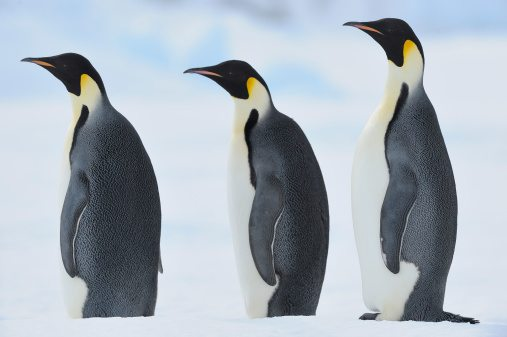
#> input picture Detect Penguin/input.jpg, 507 x 337 px
$ jupyter execute 'Penguin Selector.ipynb'
#> lines starting #> are read from the running program, lines starting #| are printed output that depends on the picture; after the words box and inside, x2 and y2 are one past the last pixel; in counts of white or black regions, pixels touching at a corner belong together
[cell 1]
import cv2
import numpy as np
#import matplotlib as plt
import matplotlib.pyplot as plt

[cell 2]
image = cv2.imread('input.jpg', cv2.IMREAD_GRAYSCALE)
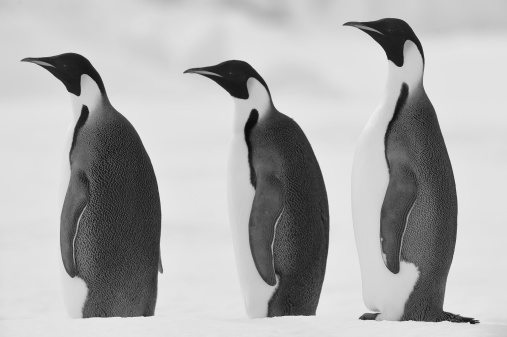
#> image: shape (337, 507); min 5, max 247, mean 175
plt.imshow(image, cmap='gray')

[cell 3]
image1 = 255 - image
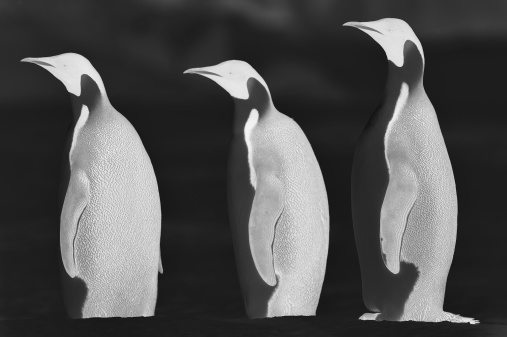
#> image1: shape (337, 507); min 8, max 250, mean 80
plt.imshow(image1, cmap='gray')

[cell 4]
_,thresh1 = cv2.threshold(image1,100,255,cv2.THRESH_BINARY)
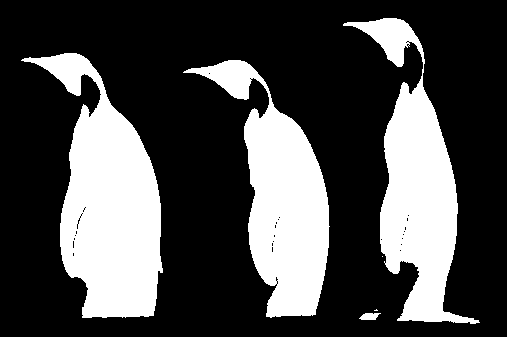
#> thresh1: shape (337, 507); 28.8% white; 6 white regions (2 under 20 px)
plt.imshow(thresh1, cmap='gray')

[cell 5]
contours, _ = cv2.findContours(thresh1, cv2.RETR_EXTERNAL, cv2.CHAIN_APPROX_SIMPLE)
#> contours = 6 contours, 2 with area under 20; largest, box (x1, y1, x2, y2) and area: (21, 53, 163, 318) 18500, (183, 60, 330, 318) 14809, (343, 18, 480, 324) 14602, (359, 313, 381, 320) 90

[cell 6]
for c in contours:
    if len(c)>90:
        x, y, w, h = cv2.boundingRect(c)
        cv2.rectangle(image,(x,y),(x+w,y+h),(166,166,166),4)
#> this loop made 6 passes
#> (x, y, w, h) on passes 4 to 6: (183, 60, 147, 258), (21, 53, 142, 265), (343, 18, 137, 306)
#> c on passes 2 to 3: [[376, 309], [375, 310], [374, 310], [377, 310]], [[382, 256]]
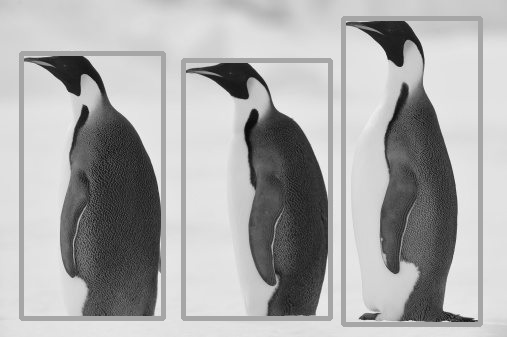
#> image: shape (337, 507); 7.32% of pixels changed, all inside (x1, y1, x2, y2) = (19, 16, 483, 327)

plt.imshow(image,cmap='gray')
